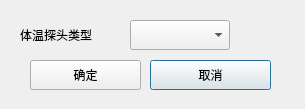
<?xml version="1.0" encoding="UTF-8"?>
<ui version="4.0">
 <class>Dlg_serv_tiwentantou</class>
 <widget class="QDialog" name="Dlg_serv_tiwentantou">
  <property name="geometry">
   <rect>
    <x>0</x>
    <y>0</y>
    <width>305</width>
    <height>109</height>
   </rect>
  </property>
  <property name="windowTitle">
   <string>体温探头类型</string>
  </property>
  <widget class="QPushButton" name="m_btn_cancel">
   <property name="geometry">
    <rect>
     <x>150</x>
     <y>60</y>
     <width>121</width>
     <height>30</height>
    </rect>
   </property>
   <property name="text">
    <string>取消</string>
   </property>
  </widget>
  <widget class="QComboBox" name="m_cmbb_style">
   <property name="geometry">
    <rect>
     <x>130</x>
     <y>20</y>
     <width>100</width>
     <height>30</height>
    </rect>
   </property>
   <property name="maxVisibleItems">
    <number>2</number>
   </property>
  </widget>
  <widget class="QLabel" name="label_2">
   <property name="geometry">
    <rect>
     <x>20</x>
     <y>25</y>
     <width>101</width>
     <height>20</height>
    </rect>
   </property>
   <property name="text">
    <string>体温探头类型</string>
   </property>
  </widget>
  <widget class="QPushButton" name="m_btn_ok">
   <property name="geometry">
    <rect>
     <x>30</x>
     <y>60</y>
     <width>111</width>
     <height>30</height>
    </rect>
   </property>
   <property name="text">
    <string>确定</string>
   </property>
  </widget>
 </widget>
 <resources/>
 <connections/>
</ui>
